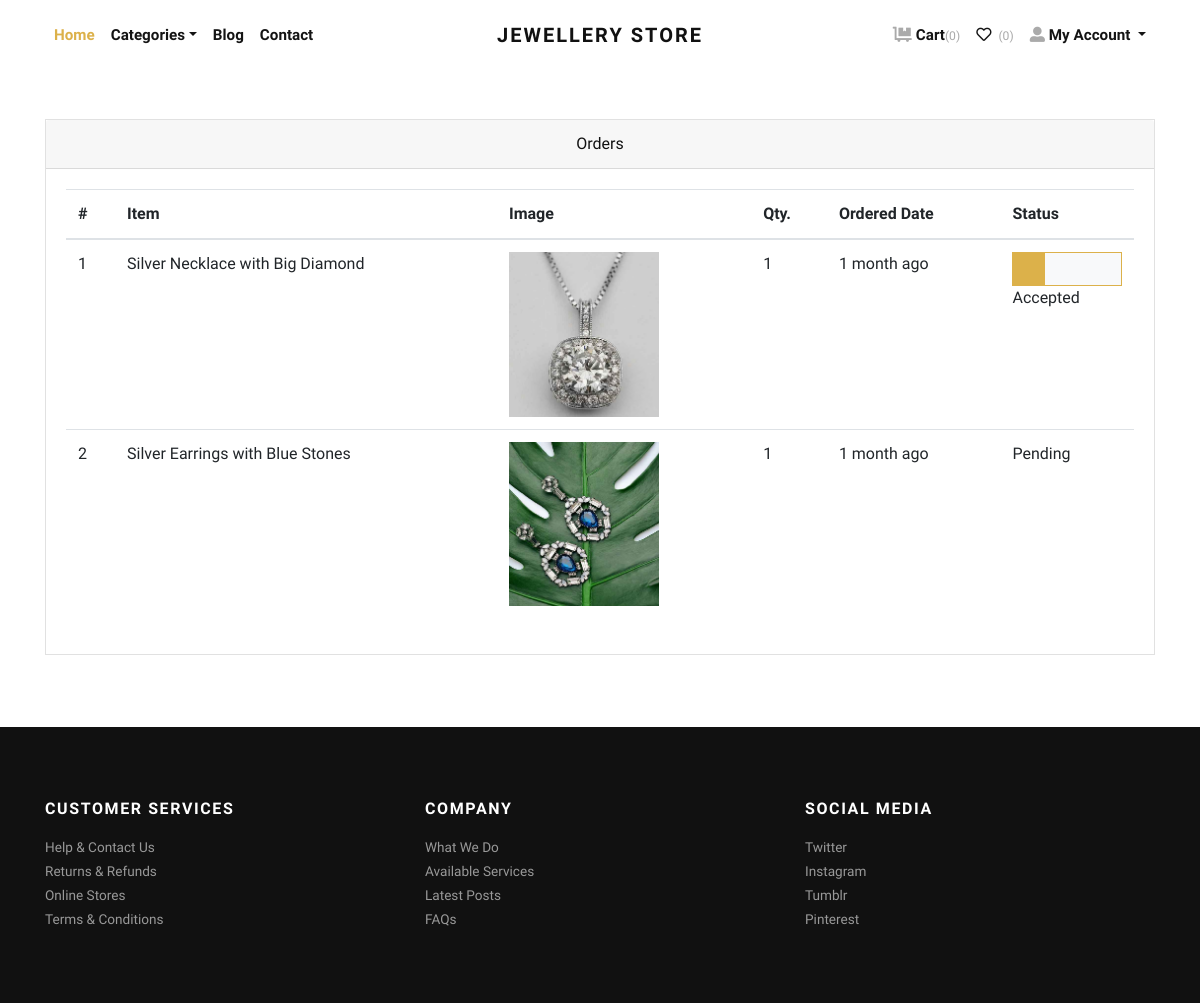
/orders/ (signed in), run on an earlier commit of the app's database.
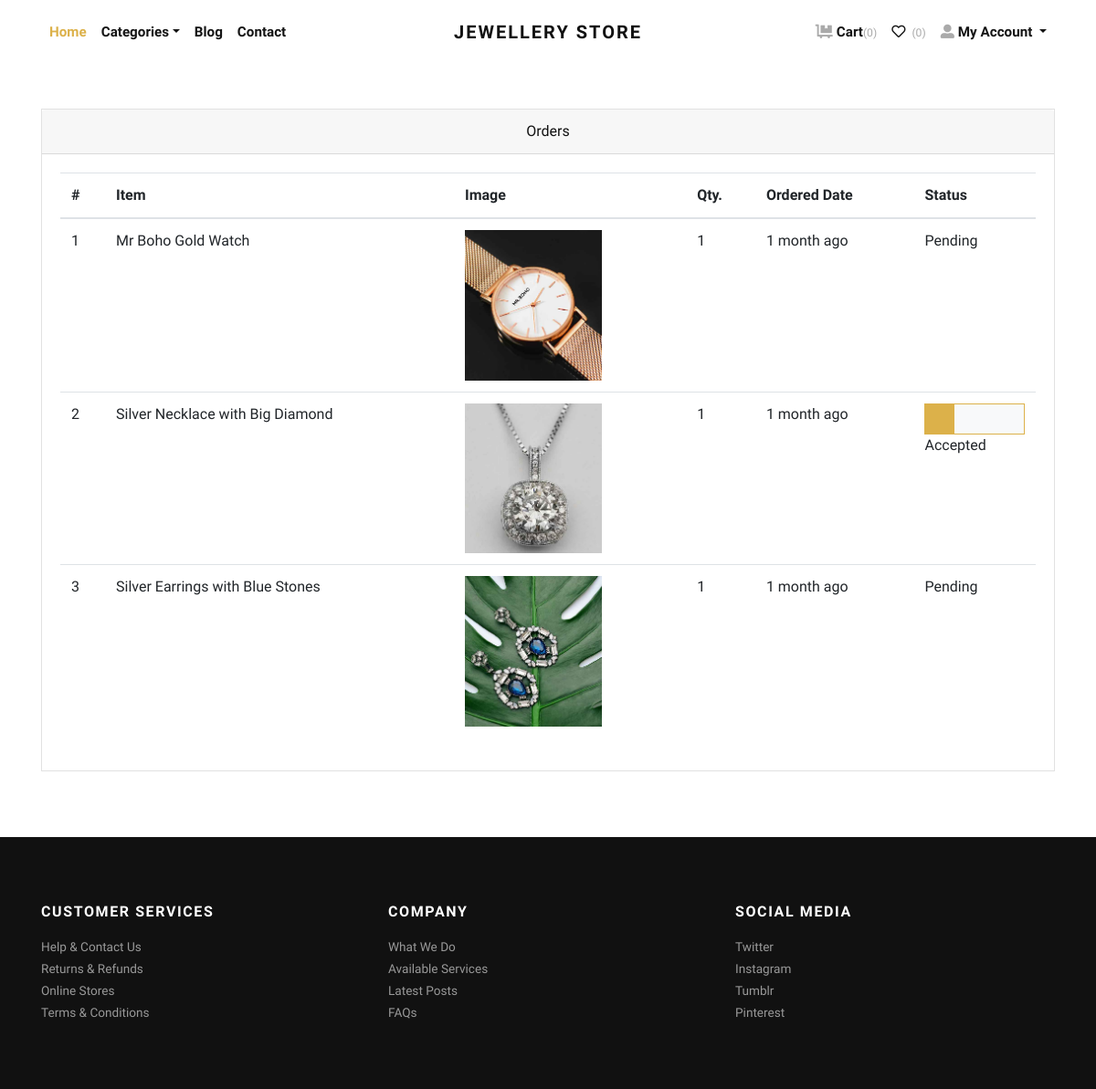
And on a later commit of the database.
### store/models.py (models this page shows, shortened)
class Order(models.Model):
    user = models.ForeignKey(User, verbose_name="User", on_delete=models.CASCADE)
    address = models.ForeignKey(Address, verbose_name="Shipping Address", on_delete=models.CASCADE)
    product = models.ForeignKey(Product, verbose_name="Product", on_delete=models.CASCADE)
    quantity = models.PositiveIntegerField(verbose_name="Quantity")
    ordered_date = models.DateTimeField(auto_now_add=True, verbose_name="Ordered Date")
    status = models.CharField(
        choices=STATUS_CHOICES,
        max_length=50,
        default="Pending"
        )

class Product(models.Model):
    title = models.CharField(max_length=150, verbose_name="Product Title")
    slug = models.SlugField(max_length=160, verbose_name="Product Slug")
    sku = models.CharField(max_length=255, unique=True, verbose_name="Unique Product ID (SKU)")
    short_description = models.TextField(verbose_name="Short Description")
    detail_description = models.TextField(blank=True, null=True, verbose_name="Detail Description")
    product_image = models.ImageField(upload_to='product', blank=True, null=True, verbose_name="Product Image")
    price = models.DecimalField(max_digits=8, decimal_places=2)
    category = models.ForeignKey(Category, verbose_name="Product Categoy", on_delete=models.CASCADE)
    is_active = models.BooleanField(verbose_name="Is Active?")
    is_featured = models.BooleanField(verbose_name="Is Featured?")
    created_at = models.DateTimeField(auto_now_add=True, verbose_name="Created Date")
    updated_at = models.DateTimeField(auto_now=True, verbose_name="Updated Date")
    class Meta:
        verbose_name_plural = 'Products'
        ordering = ('-created_at', )

### store/views.py (the view)
# urls.py: path('orders/', views.orders, name="orders"),
@login_required
def orders(request):
    all_orders = Order.objects.filter(user=request.user).order_by('-ordered_date')
    return render(request, 'store/orders.html', {'orders': all_orders})

### store/context_preprocessors.py (called while the page is built)
def store_menu(request):
    categories = Category.objects.filter(is_active=True)
    context = {
        'categories_menu': categories,
    }
    return context

def cart_menu(request):
    if request.user.is_authenticated:
        cart_items= Cart.objects.filter(user=request.user)
        context = {
            'cart_items': cart_items,
        }
    else:
        context = {}
    return context

### templates/store/orders.html (shortened to what this page needs)
{% extends 'base.html' %}
{% load static %}
{% load humanize %}
    {% block content %}
      <div class="container py-5">
        <div class="row">
          <div class="col-lg-12">
            <div class="card mb-4" id="tables">
              <div class="card-header text-center">Orders</div>
              <div class="card-body">
                <table class="table table-hover">
                  <thead>
                    <tr>
                      <th>#</th>
                      <th>Item</th>
                      <th>Image</th>
                      <th>Qty.</th>
                      <th>Ordered Date</th>
                      <th>Status</th>
                    </tr>
                  </thead>
                  <tbody>
                    {% if orders %}
                    {% for order in orders %}
                    <tr>
                      <td>{{forloop.counter}}</td>
                      <td>{{order.product.title}}</td>
                      <td>
                        {% if order.product.product_image %}
                          <img src="{{order.product.product_image.url}}" alt="{{order.product.product_ttile}}" style="width:150px;">
                        {% endif %}
                      </td>
                      <td>{{order.quantity}}</td>
                      <td>{{order.ordered_date|naturaltime}}</td>
                      <td>
                        {% if order.status == 'Accepted' %}
                        <div class="bg-light border border-primary">
                            <div class="p-3 bg-primary" style="width:0;"></div>
                        </div>
                        {% endif %}
                        {{order.status}}
                      </td>
                    </tr>
                    {% endfor %}
                    {% endif %}
                  </tbody>
                </table>
              </div>
            </div>
          </div>
        </div>
      </div>
{% endblock content %}

### templates/base.html (shortened to what this page needs)
{% load static %}
<!DOCTYPE html>
<html>
  <head>
    <link rel="stylesheet" href="{% static 'vendor/bootstrap/css/bootstrap.min.css' %}">
    <link rel="stylesheet" href="{% static 'vendor/lightbox2/css/lightbox.min.css' %}">
    <link rel="stylesheet" href="{% static 'vendor/nouislider/nouislider.min.css' %}">
    <link rel="stylesheet" href="{% static 'vendor/bootstrap-select/css/bootstrap-select.min.css' %}">
    <link rel="stylesheet" href="{% static 'vendor/owl.carousel2/assets/owl.carousel.min.css' %}">
    <link rel="stylesheet" href="{% static 'vendor/owl.carousel2/assets/owl.theme.default.css' %}">
    <link rel="stylesheet" href="{% static 'css/style.default.css' %}" id="theme-stylesheet">
    <link rel="stylesheet" href="{% static 'css/custom.css' %}">
  </head>
  <body>
    <div class="page-holder">
      {% include 'navbar.html' %}
      {% block content %}
      {% endblock content %}
      {% include 'footer.html' %}
      {% include 'scripts.html' %}

### templates/navbar.html (shortened to what this page needs)
<header class="header bg-white">
  <div class="container px-0 px-lg-3">
      <nav class="navbar navbar-expand-lg navbar-light py-3 px-lg-0">
          <a class="navbar-brand" href="{% url 'store:home' %}">
              <span class="font-weight-bold text-uppercase text-dark">Jewellery Store</span>
          </a>
          <div class="collapse navbar-collapse" id="navbarSupportedContent">
              <ul class="navbar-nav mr-auto">
                  <li class="nav-item">
                      <a class="nav-link active" href="{% url 'store:home' %}">Home</a>
                  </li>
                  <li class="nav-item dropdown">
                      <a class="nav-link dropdown-toggle" id="pagesDropdown" href="#" data-toggle="dropdown" aria-haspopup="true" aria-expanded="false">Categories</a>
                  </li>
                  <li class="nav-item">
                      <a class="nav-link" href="{% url 'store:blog' %}">Blog</a>
                  </li>
                  <li class="nav-item">
                      <a class="nav-link" href="{% url 'store:contact' %}">Contact</a>
                  </li>
              </ul>
              <ul class="navbar-nav ml-auto">
                  {% if request.user.is_authenticated %}
                      <li class="nav-item"><a class="nav-link" href="{% url 'store:cart' %}"> <i class="fas fa-dolly-flatbed mr-1 text-gray"></i>Cart<small class="text-gray">({{ cart_items.count }})</small></a></li>
                      <li class="nav-item"><a class="nav-link" href="#"> <i class="far fa-heart mr-1"></i><small class="text-gray"> (0)</small></a></li>
                      <li class="nav-item dropdown">
                          <a class="nav-link dropdown-toggle" id="accountDropdown" href="#" data-toggle="dropdown" aria-haspopup="true" aria-expanded="false">
                              <i class="fas fa-user-alt mr-1 text-gray"></i>My Account
                          </a>
                      </li>
                  {% else %}
                      <li class="nav-item"><a class="nav-link" href="{% url 'store:login' %}">Login</a></li>
                      <li class="nav-item"><a class="nav-link" href="{% url 'store:register' %}">Create Account</a></li>
                  {% endif %}
              </ul>
          </div>
      </nav>
  </div>
</header>

### templates/footer.html
<footer class="bg-dark text-white">
  <div class="container py-4">
    <div class="row py-5">
      <div class="col-md-4 mb-3 mb-md-0">
        <h6 class="text-uppercase mb-3">Customer services</h6>
        <ul class="list-unstyled mb-0">
          <li><a class="footer-link" href="#">Help &amp; Contact Us</a></li>
          <li><a class="footer-link" href="#">Returns &amp; Refunds</a></li>
          <li><a class="footer-link" href="#">Online Stores</a></li>
          <li><a class="footer-link" href="#">Terms &amp; Conditions</a></li>
        </ul>
      </div>
      <div class="col-md-4 mb-3 mb-md-0">
        <h6 class="text-uppercase mb-3">Company</h6>
        <ul class="list-unstyled mb-0">
          <li><a class="footer-link" href="#">What We Do</a></li>
          <li><a class="footer-link" href="#">Available Services</a></li>
          <li><a class="footer-link" href="#">Latest Posts</a></li>
          <li><a class="footer-link" href="#">FAQs</a></li>
        </ul>
      </div>
      <div class="col-md-4">
        <h6 class="text-uppercase mb-3">Social media</h6>
        <ul class="list-unstyled mb-0">
          <li><a class="footer-link" href="#">Twitter</a></li>
          <li><a class="footer-link" href="#">Instagram</a></li>
          <li><a class="footer-link" href="#">Tumblr</a></li>
          <li><a class="footer-link" href="#">Pinterest</a></li>
        </ul>
      </div>
    </div>
  </div>
</footer>

### templates/scripts.html (shortened to what this page needs)
{% load static %}
      <link rel="stylesheet" href="https://use.fontawesome.com/releases/v5.7.1/css/all.css">
    </div>
  </body>
</html>

### jewelryshop/static/css/style.default.css (style rules this page uses)
.text-gray { color: #aaa !important; }
.navbar { position: relative; }
@media (min-width: 992px) { .navbar-brand { position: absolute; top: 50%; left: 50%; -webkit-transform: translate(-50%, -50%); transform: translate(-50%, -50%); } }
.footer-link { font-size: 0.85rem; position: relative; color: #999; transition: all 0.3s; }
.footer-link::before { content: '\f0da'; display: inline-block; font-family: 'Font Awesome\ 5 Free'; font-weight: 900; position: absolute; top: 50%; left: 0; -webkit-transform: translateY(-50%); transform: translateY(-50%); color: #fff; transition: all 0.3s; opacity: 0; }
.text-uppercase { text-transform: uppercase; letter-spacing: 0.1em; }
.border { border: 1px solid #dee2e6 !important; }
.border-primary { border-color: #dcb14a !important; }
.navbar { padding: 0.5rem 1rem; }
.navbar-brand { display: inline-block; padding-top: 0.3125rem; padding-bottom: 0.3125rem; margin-right: 1rem; font-size: 1.25rem; }
.navbar-light .navbar-brand { color: #dcb14a; }
.navbar-light .navbar-nav .nav-link { color: rgba(17, 17, 17, 0.99); font-weight: 800; font-size: 0.95rem; transition: all 0.3s; }
.navbar-light .navbar-nav .show > .nav-link, .navbar-light .navbar-nav .active > .nav-link, .navbar-light .navbar-nav .nav-link.show, .navbar-light .navbar-nav .nav-link.active { color: #dcb14a; }
body { font-family: "Libre Franklin", sans-serif; font-size: 1rem; font-weight: 400; line-height: 1.5; color: #111111; background-color: #fff; }
a { color: #dcb14a; text-decoration: none; }
h1, h2, h3, h4, h5, h6, .h1, .h2, .h3, .h4, .h5, .h6 { margin-bottom: 0.5rem; font-family: inherit; font-weight: 900; line-height: 1.2; color: inherit; }
h6, .h6 { font-size: 1rem; }
small, .small { font-size: 80%; font-weight: 400; }
.bg-primary { background-color: #dcb14a !important; }
.bg-light { background-color: #f8f9fa !important; }
.bg-dark { background-color: #111111 !important; }
.text-dark { color: #111111 !important; }
.nav-link { padding: 0.5rem 1rem; }
.card { background-color: #fff; border: 1px solid rgba(17, 17, 17, 0.125); border-radius: 0; }
.card-body { padding: 1.25rem; }
.card-header { padding: 0.75rem 1.25rem; background-color: rgba(17, 17, 17, 0.03); border-bottom: 1px solid rgba(17, 17, 17, 0.125); }
.card-header:first-child { border-radius: calc(0 - 1px) calc(0 - 1px) 0 0; }

What changed in the data, as far as the page shows it:
added Order: product "Mr Boho Gold Watch", product.product_image (picture), quantity "1", ordered_date "1 month ago", status "Pending"
